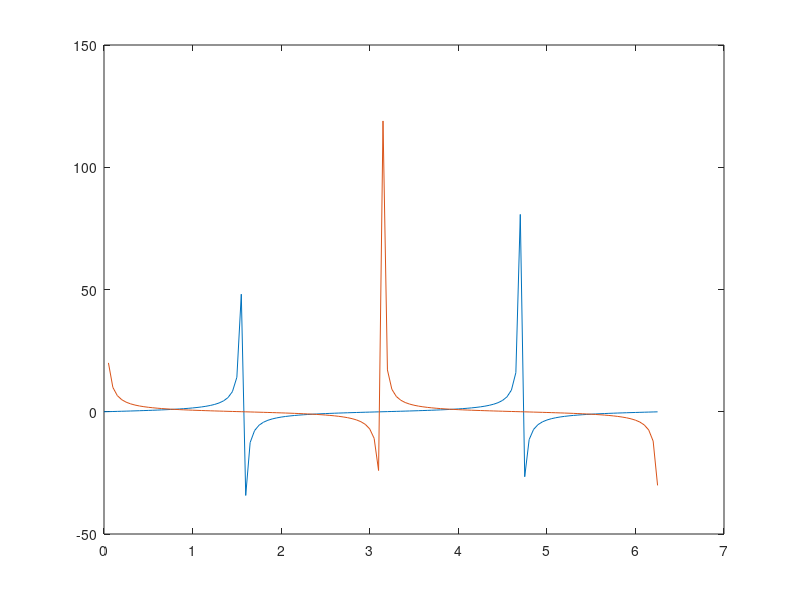

Write the MATLAB code that produced this figure. (Note: this script raises an error after producing the figure.)
% Name: Mukesh Aryal
% Student No: 268456

%6.1
x=0:0.05:2*pi;
h=plot(x,tan(x),x,cot(x))
h(1).YData(abs(h(1).YData)>8)=nan;
h(2).YData(abs(h(2).YData)>8)=nan;

%6.2
hax=gca;
hax.XTick=[0 1/2 3/2 2]*pi;
hax.XTickLabel={'0','\pi/2','3\pi/2','2\pi'};
%6.3
xlabel('x');
ylabel({'$\tan(x)$';'$\cot(x)$'},'Interpreter','latex','FontSize',12,'Rotation',0);
%6.4
set(h(1),'Marker','diamond','MarkerFaceColor','m','MarkerSize',6);
set(h(2),'Marker','>','MarkerFaceColor','c','MarkerSize',7);